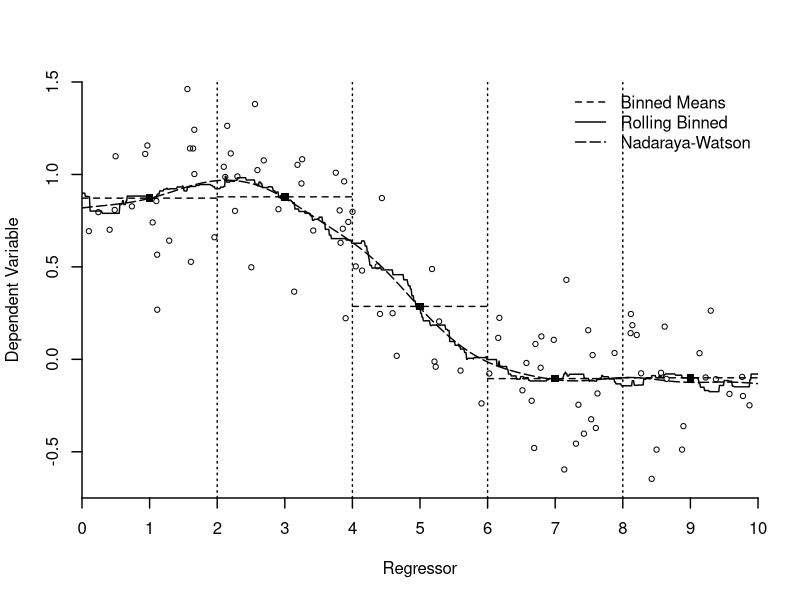
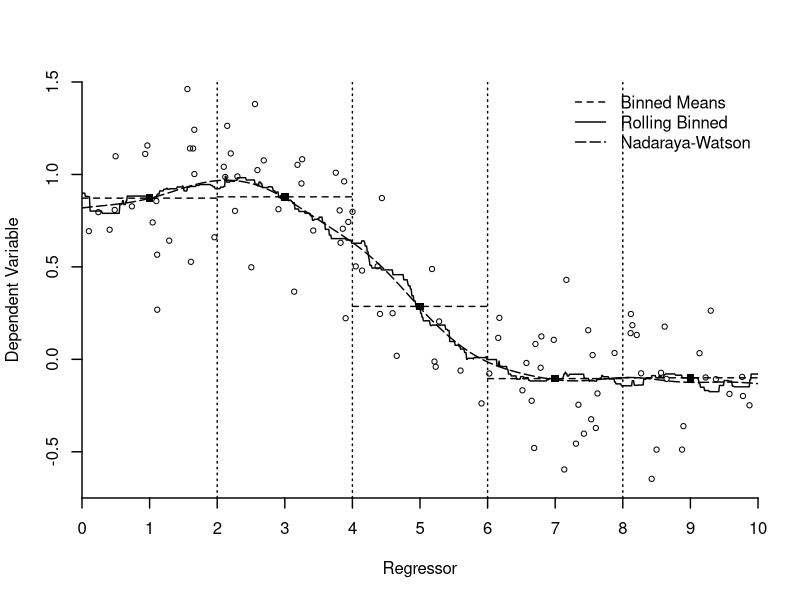

Recreate these plots in R, in order.
#  This file generates Figure 19.1a
#  Nadaraya-Watson Regression

n <- 100
xm <- 10

# generate X and Y data
set.seed(180)
xdat <- runif(n,0,xm)
a <- pi/4
m <- sin((xdat-2)*a)/((xdat-2)*a)
ydat <- m + rnorm(n)/4

# set h
h1 <- 1          # for binned
h2 <- h1/sqrt(3) # for NW

x0 <- seq(1,9,2) # bins break
x0n <- length(x0)
# index of Logic value in each bins
k0 <- (abs(x0%*%matrix(1,1,n)-matrix(1,x0n,1)%*%t(xdat)) <= h1)
# binned means
m0 <- (k0%*%ydat)/rowSums(k0)

# create new x with n=1001
x <- seq(0,xm,.01)
xn <- length(x)      # 1001

# repeat binned means for each bins
x1 <- seq(0,2,.01)            # the first bins 
hist1 <- matrix(m0[1],201,1)
x2 <- seq(2,4,.01)
hist2 <- matrix(m0[2],201,1)
x3 <- seq(4,6,.01)
hist3 <- matrix(m0[3],201,1)
x4 <- seq(6,8,.01)
hist4 <- matrix(m0[4],201,1)
x5 <- seq(8,10,.01)
hist5 <- matrix(m0[5],201,1)

# for Rolling, dim(k1)=c(1001, 100)
k1 <- (abs(x%*%matrix(1,1,n)-matrix(1,xn,1)%*%t(xdat)) <= h1)
m1 <- (k1%*%ydat)/rowSums(k1)

# for NW, dim(k2)=c(1001, 100)
k2 <- dnorm(abs(x%*%matrix(1,1,n)-matrix(1,xn,1)%*%t(xdat))/h2)
m2 <- (k2%*%ydat)/rowSums(k2)

wd <- 1.4

pdf("HANSEN19-1a.pdf",family="Helvetica",colormodel='cmyk',width=4.5,height=4.5)
plot(x,m1,type="l",lty=1,ylab="Dependent Variable",xlab="Regressor",xaxs="i",yaxs="i",xlim=c(0,10),ylim=c(-.75,1.5),xaxt="n",yaxt="n",lwd=wd,bty="n")
lines(x,m2,lty=5,lwd=wd)
points(xdat,ydat,pch=1,cex=.7)
points(x0,m0,pch=15,cex=1)
lines(x1,hist1,lty=2,lwd=wd)
lines(x2,hist2,lty=2,lwd=wd)
lines(x3,hist3,lty=2,lwd=wd)
lines(x4,hist4,lty=2,lwd=wd)
lines(x5,hist5,lty=2,lwd=wd)
abline(v=2,lty=3,lwd=wd)
abline(v=4,lty=3,lwd=wd)
abline(v=6,lty=3,lwd=wd)
abline(v=8,lty=3,lwd=wd)
axis(side=1,seq(0,10,1),lwd=wd)
axis(side=2,seq(-1,2,.5),lwd=wd)
legend("topright",legend=c("Binned Means","Rolling Binned","Nadaraya-Watson"),lty=c(2,1,5),bg="white",lwd=wd,bty="n")
dev.off()

postscript("HANSEN19-1a.eps",paper="special",width=4.5,height=4.5,horizontal=FALSE,onefile=FALSE,family="Helvetica",colormodel='cmyk')
plot(x,m1,type="l",lty=1,ylab="Dependent Variable",xlab="Regressor",xaxs="i",yaxs="i",xlim=c(0,10),ylim=c(-.75,1.5),xaxt="n",yaxt="n",lwd=wd,bty="n")
lines(x,m2,lty=5,lwd=wd)
points(xdat,ydat,pch=1,cex=.7)
points(x0,m0,pch=15,cex=1)
lines(x1,hist1,lty=2,lwd=wd)
lines(x2,hist2,lty=2,lwd=wd)
lines(x3,hist3,lty=2,lwd=wd)
lines(x4,hist4,lty=2,lwd=wd)
lines(x5,hist5,lty=2,lwd=wd)
abline(v=2,lty=3,lwd=wd)
abline(v=4,lty=3,lwd=wd)
abline(v=6,lty=3,lwd=wd)
abline(v=8,lty=3,lwd=wd)
axis(side=1,seq(0,10,1),lwd=wd)
axis(side=2,seq(-1,2,.5),lwd=wd)
legend("topright",legend=c("Binned Means","Rolling Binned","Nadaraya-Watson"),lty=c(2,1,5),bg="white",lwd=wd,bty="n")
dev.off()
